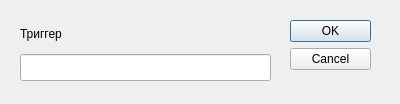
<?xml version="1.0" encoding="UTF-8"?>
<ui version="4.0">
 <class>Dialog</class>
 <widget class="QDialog" name="Dialog">
  <property name="geometry">
   <rect>
    <x>0</x>
    <y>0</y>
    <width>400</width>
    <height>104</height>
   </rect>
  </property>
  <property name="minimumSize">
   <size>
    <width>400</width>
    <height>104</height>
   </size>
  </property>
  <property name="maximumSize">
   <size>
    <width>400</width>
    <height>104</height>
   </size>
  </property>
  <property name="windowTitle">
   <string>Dialog</string>
  </property>
  <property name="windowIcon">
   <iconset>
    <normaloff>../../Изображения/iconfinder_Programs_100274.ico</normaloff>../../Изображения/iconfinder_Programs_100274.ico</iconset>
  </property>
  <widget class="QDialogButtonBox" name="buttonBox">
   <property name="geometry">
    <rect>
     <x>290</x>
     <y>20</y>
     <width>81</width>
     <height>241</height>
    </rect>
   </property>
   <property name="orientation">
    <enum>Qt::Vertical</enum>
   </property>
   <property name="standardButtons">
    <set>QDialogButtonBox::Cancel|QDialogButtonBox::Ok</set>
   </property>
  </widget>
  <widget class="QWidget" name="verticalLayoutWidget">
   <property name="geometry">
    <rect>
     <x>20</x>
     <y>20</y>
     <width>251</width>
     <height>61</height>
    </rect>
   </property>
   <layout class="QVBoxLayout" name="verticalLayout">
    <item>
     <widget class="QLabel" name="label">
      <property name="sizePolicy">
       <sizepolicy hsizetype="Expanding" vsizetype="Expanding">
        <horstretch>0</horstretch>
        <verstretch>0</verstretch>
       </sizepolicy>
      </property>
      <property name="text">
       <string>Триггер</string>
      </property>
     </widget>
    </item>
    <item>
     <widget class="QLineEdit" name="lineEdit">
      <property name="sizePolicy">
       <sizepolicy hsizetype="Expanding" vsizetype="Expanding">
        <horstretch>0</horstretch>
        <verstretch>0</verstretch>
       </sizepolicy>
      </property>
     </widget>
    </item>
   </layout>
  </widget>
 </widget>
 <resources/>
 <connections>
  <connection>
   <sender>buttonBox</sender>
   <signal>accepted()</signal>
   <receiver>Dialog</receiver>
   <slot>accept()</slot>
   <hints>
    <hint type="sourcelabel">
     <x>248</x>
     <y>254</y>
    </hint>
    <hint type="destinationlabel">
     <x>157</x>
     <y>274</y>
    </hint>
   </hints>
  </connection>
  <connection>
   <sender>buttonBox</sender>
   <signal>rejected()</signal>
   <receiver>Dialog</receiver>
   <slot>reject()</slot>
   <hints>
    <hint type="sourcelabel">
     <x>316</x>
     <y>260</y>
    </hint>
    <hint type="destinationlabel">
     <x>286</x>
     <y>274</y>
    </hint>
   </hints>
  </connection>
 </connections>
</ui>
